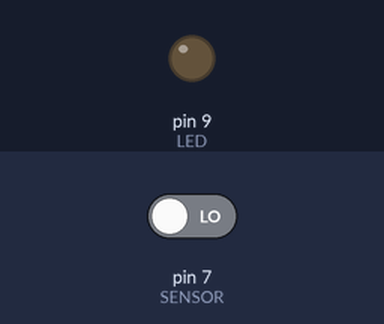
A sketch run on a simulated Arduino Uno, built with avr-gcc and run on an emulated ATmega328P. Parts: output pins drawn as LEDs (lit = HIGH). The test bench sets the inputs (shaded band); at power-on: pin 7 (SENSOR) LOW.

Above: at 1.2 s.
1.3 s: pin 7 (SENSOR) driven HIGH
At 2.5 s:
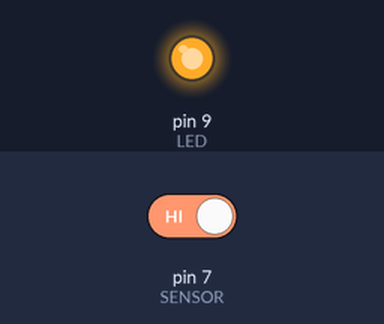
2.8 s: pin 7 (SENSOR) driven LOW
At 3.8 s:
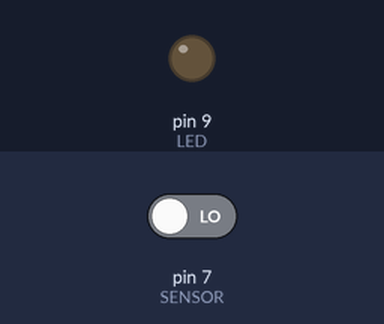
Timing chart, 0 to 5.8 s (numbered marks = the images above; inputs shaded):
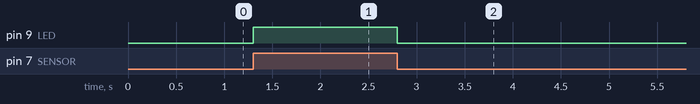

The sketch:

ledSensor.ino
```cpp
int LED = 9; // Pino no qual o LED está conectado
int SENSOR = 7; // Pino no qual o Botão está conectado
int valor;
void setup() {
pinMode(LED, OUTPUT); // Definir o pino como saída
pinMode(SENSOR, INPUT); // Definir o pino com entrada
}
void loop() {
// Obtém LOW (botão não pressionado) ou HIGH (pressionado)
valor = digitalRead(SENSOR);
// escreve o resultado obtido em “valor” na saída LED
digitalWrite(LED, valor);
delay (50);
}
```

Measured:
- after the input at 1.3 s, pin 9 (LED): LOW → HIGH at once
- after the input at 2.8 s, pin 9 (LED): HIGH → LOW at once
